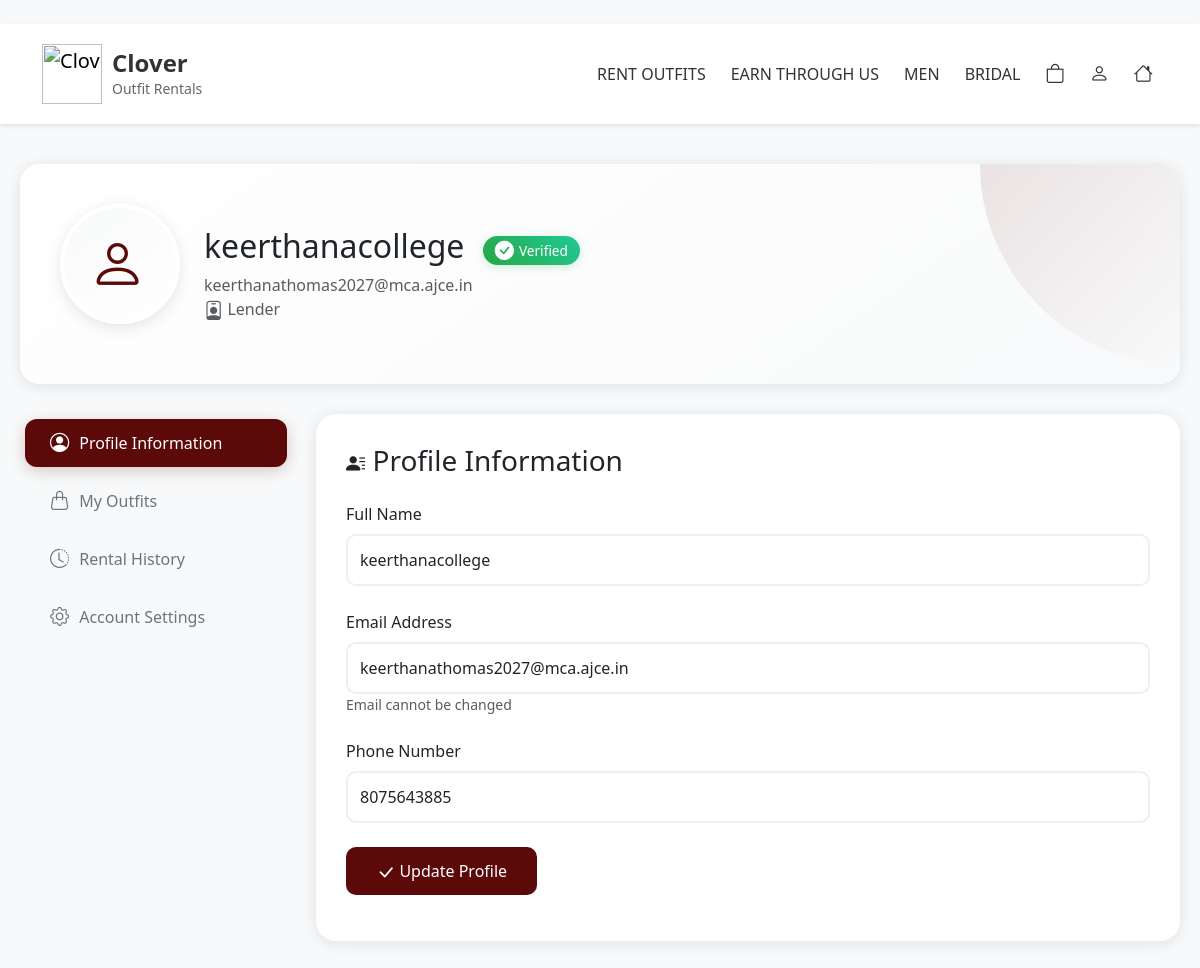
/profile.php (signed in), run on the app's committed database.
### tables this page shows
CREATE TABLE `tbl_users` (
  `user_id` int(11) NOT NULL,
  `name` varchar(255) NOT NULL,
  `email` varchar(255) NOT NULL,
  `password` varchar(255) NOT NULL,
  `phone` varchar(20) NOT NULL,
  `verification_token` varchar(64) DEFAULT NULL,
  `is_verified` tinyint(1) DEFAULT 0,
  `role` enum('user','admin','lender') DEFAULT 'user',
  `google_id` varchar(255) DEFAULT NULL,
  `profile_picture` varchar(255) DEFAULT NULL
);

### profile.php (the view, shortened to what this page needs)
<?php
include 'connect.php';
$userId = $_SESSION['id'];
$userQuery = "SELECT * FROM tbl_users WHERE user_id = ?";
$userStmt = $conn->prepare($userQuery);
$userStmt->bind_param("i", $userId);
$userStmt->execute();
$user = $userStmt->get_result()->fetch_assoc();
?>
<!DOCTYPE html>
<html lang="en">
<head>
    <link href="https://cdn.jsdelivr.net/npm/bootstrap@5.3.0/dist/css/bootstrap.min.css" rel="stylesheet">
    <link href="https://cdn.jsdelivr.net/npm/bootstrap-icons/font/bootstrap-icons.css" rel="stylesheet">
    <link rel="stylesheet" href="styles/navbar.css">
</head>
<body>
    <nav class="navbar navbar-expand-lg main-navbar">
        <div class="container">
            <a class="navbar-brand" href="index.php">
                <img src="images/logo.png" alt="Clover Logo" height="60">
                <div>
                    <h1 class="company-name">Clover</h1>
                    <p class="company-subtitle">Outfit Rentals</p>
                </div>
            </a>
            <div class="nav-links ms-auto">
                <a href="outfit.php" class="nav-link">RENT OUTFITS</a>
                <a href="lending.php" class="nav-link">EARN THROUGH US</a>
                <a href="outfit.php?gender=male" class="nav-link">MEN</a>
                <a href="outfit.php?occasion=wedding" class="nav-link">BRIDAL</a>
                <div class="nav-icons">
                    <a href="cart.php" class="icon-link position-relative">
                        <i class="bi bi-bag"></i>
                    </a>
                    <a href="profile.php" class="icon-link active">
                        <i class="bi bi-person"></i>
                    </a>
                    <a href="index.php" class="icon-link">
                        <i class="bi bi-house"></i>
                    </a>
                </div>
            </div>
        </div>
    </nav>
    <div class="profile-container">
        <div class="profile-header">
            <div class="row align-items-center">
                <div class="col-md-auto text-center">
                    <div class="profile-avatar">
                        <i class="bi bi-person"></i>
                    </div>
                </div>
                <div class="col">
                    <h2><?php echo htmlspecialchars($user['name']); ?>
                        <?php if ($user['is_verified']): ?>
                            <span class="verification-badge">
                                <i class="bi bi-check-circle-fill"></i> Verified
                            </span>
                        <?php endif; ?>
                    </h2>
                    <p class="text-muted mb-0"><?php echo htmlspecialchars($user['email']); ?></p>
                    <p class="text-muted mb-0">
                        <i class="bi bi-person-badge"></i>
                        <?php echo ucfirst(htmlspecialchars($user['role'])); ?>
                    </p>
                </div>
            </div>
        </div>
        <div class="row">
            <div class="col-md-3">
                <div class="nav flex-column nav-pills" role="tablist">
                    <button class="nav-link active" data-bs-toggle="pill" data-bs-target="#profile-info">
                        <i class="bi bi-person-circle"></i> Profile Information
                    </button>
                    <?php if ($user['role'] === 'lender'): ?>
                    <button class="nav-link" data-bs-toggle="pill" data-bs-target="#my-outfits">
                        <i class="bi bi-handbag"></i> My Outfits
                    </button>
                    <?php endif; ?>
                    <button class="nav-link" data-bs-toggle="pill" data-bs-target="#rental-history">
                        <i class="bi bi-clock-history"></i> Rental History
                    </button>
                    <button class="nav-link" data-bs-toggle="pill" data-bs-target="#account-settings">
                        <i class="bi bi-gear"></i> Account Settings
                    </button>
                </div>
            </div>
            <div class="col-md-9">
                <div class="tab-content profile-content">
                    <div class="tab-pane fade show active" id="profile-info">
                        <h3><i class="bi bi-person-lines-fill"></i> Profile Information</h3>
                        <form method="POST" action="" class="mt-4">
                            <div class="mb-4">
                                <label class="form-label">Full Name</label>
                                <input type="text" class="form-control" name="name"
                                       value="<?php echo htmlspecialchars($user['name']); ?>" required>
                            </div>
                            <div class="mb-4">
                                <label class="form-label">Email Address</label>
                                <input type="email" class="form-control"
                                       value="<?php echo htmlspecialchars($user['email']); ?>" readonly>
                                <small class="text-muted">Email cannot be changed</small>
                            </div>
                            <div class="mb-4">
                                <label class="form-label">Phone Number</label>
                                <input type="tel" class="form-control" name="phone"
                                       value="<?php echo htmlspecialchars($user['phone']); ?>" required>
                            </div>
                            <button type="submit" name="update_profile" class="btn btn-primary">
                                <i class="bi bi-check-lg"></i> Update Profile
                            </button>
                        </form>
                    </div>
                </div>
            </div>
        </div>
    </div>
</body>
</html>

### styles/navbar.css (style rules this page uses)
.main-navbar { padding: 15px 0; background-color: #ffffff; box-shadow: 0 2px 4px rgba(0, 0, 0, 0.1); }
.navbar-brand { display: flex; align-items: center; gap: 10px; }
.company-name { font-size: 24px; font-weight: 600; color: #333; margin: 0; }
.company-subtitle { font-size: 14px; color: #666; margin: 0; }
.nav-links { display: flex; align-items: center; gap: 25px; }
.nav-link { color: #333; font-weight: 500; text-decoration: none; transition: color 0.3s ease; }
.nav-icons { display: flex; align-items: center; gap: 20px; }
.icon-link { font-size: 20px; color: #333; transition: color 0.3s ease; }
.bi { font-size: 1.2rem; vertical-align: middle; }
.bi-bag, .bi-person, .bi-house { margin-right: 5px; }
.bi, .fas, .fa { vertical-align: middle; }

### profile.php (style rules this page uses)
:root { --primary-color: rgb(91, 9, 9); --primary-hover: rgb(147, 42, 42); --secondary-color: #6c757d; --background-color: #f8f9fa; --card-shadow: 0 2px 15px rgba(0, 0, 0, 0.1); }
body { background-color: var(--background-color); font-family: 'Segoe UI', Tahoma, Geneva, Verdana, sans-serif; }
.profile-container { max-width: 1200px; margin: 40px auto; padding: 0 20px; }
.profile-header { background: linear-gradient(145deg, white, #f8f9fa); border-radius: 20px; padding: 40px; margin-bottom: 30px; box-shadow: var(--card-shadow); position: relative; overflow: hidden; }
.profile-header::before { content: ''; position: absolute; top: 0; right: 0; width: 200px; height: 200px; background: linear-gradient(135deg, var(--primary-color), transparent); opacity: 0.1; border-radius: 0 20px 0 100%; }
.profile-avatar { width: 120px; height: 120px; border-radius: 50%; background: linear-gradient(145deg, #f8f9fa, white); display: flex; align-items: center; justify-content: center; margin-bottom: 20px; box-shadow: 0 4px 15px rgba(0, 0, 0, 0.1); border: 4px solid white; transition: transform 0.3s ease; }
.profile-avatar i { font-size: 3.5rem; color: var(--primary-color); }
.nav-pills .nav-link { color: var(--secondary-color); border-radius: 12px; padding: 12px 25px; margin: 5px; transition: all 0.3s ease; display: flex; align-items: center; gap: 10px; }
.nav-pills .nav-link.active { background-color: var(--primary-color); color: white; box-shadow: 0 4px 15px rgba(91, 9, 9, 0.2); }
.nav-pills .nav-link i { font-size: 1.2rem; }
.profile-content { background: white; border-radius: 20px; padding: 30px; box-shadow: var(--card-shadow); }
.form-control { border-radius: 10px; padding: 12px; border: 2px solid #eee; transition: all 0.3s ease; }
.btn-primary { background-color: var(--primary-color); border: none; padding: 12px 30px; border-radius: 10px; transition: all 0.3s ease; }
.verification-badge { background: linear-gradient(45deg, #28a745, #20c997); color: white; padding: 5px 12px; border-radius: 20px; font-size: 0.85rem; margin-left: 10px; display: inline-flex; align-items: center; gap: 5px; box-shadow: 0 2px 10px rgba(40, 167, 69, 0.2); }
.tab-content { animation: fadeIn 0.3s ease-in; }

### data on the page
tbl_users: name "keerthanacollege", email "keerthanathomas2027@mca.ajce.in", role "Lender", phone "8075643885"
